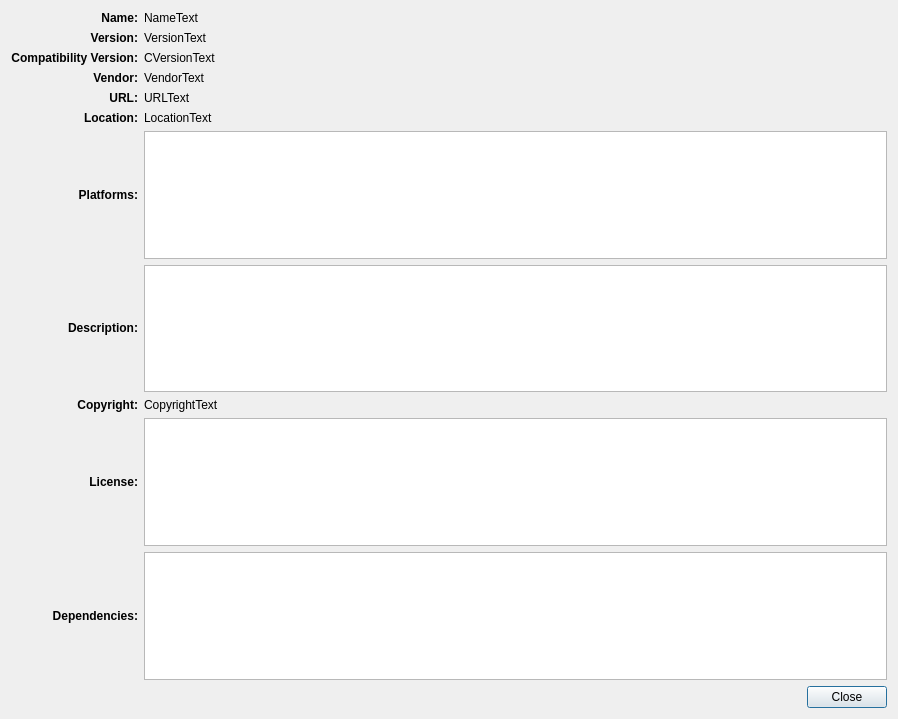
<?xml version="1.0" encoding="UTF-8"?>
<ui version="4.0">
 <class>PluginDetails</class>
 <widget class="QDialog" name="PluginDetails">
  <property name="geometry">
   <rect>
    <x>0</x>
    <y>0</y>
    <width>898</width>
    <height>719</height>
   </rect>
  </property>
  <property name="minimumSize">
   <size>
    <width>707</width>
    <height>565</height>
   </size>
  </property>
  <property name="windowTitle">
   <string>Dialog</string>
  </property>
  <layout class="QGridLayout" name="gridLayout">
   <item row="0" column="2">
    <widget class="QLabel" name="nameLabel">
     <property name="text">
      <string>NameText</string>
     </property>
    </widget>
   </item>
   <item row="8" column="0">
    <widget class="QLabel" name="copyrightHeader">
     <property name="text">
      <string>&lt;html&gt;&lt;head/&gt;&lt;body&gt;&lt;p&gt;&lt;span style=&quot; font-weight:600;&quot;&gt;Copyright:&lt;/span&gt;&lt;/p&gt;&lt;/body&gt;&lt;/html&gt;</string>
     </property>
     <property name="alignment">
      <set>Qt::AlignRight|Qt::AlignTrailing|Qt::AlignVCenter</set>
     </property>
    </widget>
   </item>
   <item row="0" column="0">
    <widget class="QLabel" name="nameHeader">
     <property name="layoutDirection">
      <enum>Qt::LeftToRight</enum>
     </property>
     <property name="text">
      <string>&lt;html&gt;&lt;head/&gt;&lt;body&gt;&lt;p&gt;&lt;span style=&quot; font-weight:600;&quot;&gt;Name:&lt;/span&gt;&lt;/p&gt;&lt;/body&gt;&lt;/html&gt;</string>
     </property>
     <property name="alignment">
      <set>Qt::AlignRight|Qt::AlignTrailing|Qt::AlignVCenter</set>
     </property>
    </widget>
   </item>
   <item row="7" column="2">
    <widget class="QTextEdit" name="descriptionTextEdit">
     <property name="readOnly">
      <bool>true</bool>
     </property>
    </widget>
   </item>
   <item row="9" column="2">
    <widget class="QTextEdit" name="licenseTextEdit">
     <property name="readOnly">
      <bool>true</bool>
     </property>
    </widget>
   </item>
   <item row="11" column="0">
    <widget class="QLabel" name="dependenciesHeader">
     <property name="text">
      <string>&lt;html&gt;&lt;head/&gt;&lt;body&gt;&lt;p&gt;&lt;span style=&quot; font-weight:600;&quot;&gt;Dependencies:&lt;/span&gt;&lt;/p&gt;&lt;/body&gt;&lt;/html&gt;</string>
     </property>
     <property name="alignment">
      <set>Qt::AlignRight|Qt::AlignTrailing|Qt::AlignVCenter</set>
     </property>
    </widget>
   </item>
   <item row="6" column="0">
    <widget class="QLabel" name="platformsHeader">
     <property name="text">
      <string>&lt;html&gt;&lt;head/&gt;&lt;body&gt;&lt;p&gt;&lt;span style=&quot; font-weight:600;&quot;&gt;Platforms:&lt;/span&gt;&lt;/p&gt;&lt;/body&gt;&lt;/html&gt;</string>
     </property>
     <property name="alignment">
      <set>Qt::AlignRight|Qt::AlignTrailing|Qt::AlignVCenter</set>
     </property>
    </widget>
   </item>
   <item row="4" column="0">
    <widget class="QLabel" name="urlHeader">
     <property name="text">
      <string>&lt;html&gt;&lt;head/&gt;&lt;body&gt;&lt;p&gt;&lt;span style=&quot; font-weight:600;&quot;&gt;URL:&lt;/span&gt;&lt;/p&gt;&lt;/body&gt;&lt;/html&gt;</string>
     </property>
     <property name="alignment">
      <set>Qt::AlignRight|Qt::AlignTrailing|Qt::AlignVCenter</set>
     </property>
    </widget>
   </item>
   <item row="9" column="0">
    <widget class="QLabel" name="licenseHeader">
     <property name="text">
      <string>&lt;html&gt;&lt;head/&gt;&lt;body&gt;&lt;p&gt;&lt;span style=&quot; font-weight:600;&quot;&gt;License:&lt;/span&gt;&lt;/p&gt;&lt;/body&gt;&lt;/html&gt;</string>
     </property>
     <property name="alignment">
      <set>Qt::AlignRight|Qt::AlignTrailing|Qt::AlignVCenter</set>
     </property>
    </widget>
   </item>
   <item row="3" column="0">
    <widget class="QLabel" name="vendorHeader">
     <property name="text">
      <string>&lt;html&gt;&lt;head/&gt;&lt;body&gt;&lt;p&gt;&lt;span style=&quot; font-weight:600;&quot;&gt;Vendor:&lt;/span&gt;&lt;/p&gt;&lt;/body&gt;&lt;/html&gt;</string>
     </property>
     <property name="alignment">
      <set>Qt::AlignRight|Qt::AlignTrailing|Qt::AlignVCenter</set>
     </property>
    </widget>
   </item>
   <item row="7" column="0">
    <widget class="QLabel" name="descriptionHeader">
     <property name="text">
      <string>&lt;html&gt;&lt;head/&gt;&lt;body&gt;&lt;p&gt;&lt;span style=&quot; font-weight:600;&quot;&gt;Description:&lt;/span&gt;&lt;/p&gt;&lt;/body&gt;&lt;/html&gt;</string>
     </property>
     <property name="alignment">
      <set>Qt::AlignRight|Qt::AlignTrailing|Qt::AlignVCenter</set>
     </property>
    </widget>
   </item>
   <item row="5" column="0">
    <widget class="QLabel" name="locationHeader">
     <property name="text">
      <string>&lt;html&gt;&lt;head/&gt;&lt;body&gt;&lt;p&gt;&lt;span style=&quot; font-weight:600;&quot;&gt;Location:&lt;/span&gt;&lt;/p&gt;&lt;/body&gt;&lt;/html&gt;</string>
     </property>
     <property name="alignment">
      <set>Qt::AlignRight|Qt::AlignTrailing|Qt::AlignVCenter</set>
     </property>
    </widget>
   </item>
   <item row="2" column="0">
    <widget class="QLabel" name="cVersionHeader">
     <property name="text">
      <string>&lt;html&gt;&lt;head/&gt;&lt;body&gt;&lt;p&gt;&lt;span style=&quot; font-weight:600;&quot;&gt;Compatibility Version:&lt;/span&gt;&lt;/p&gt;&lt;/body&gt;&lt;/html&gt;</string>
     </property>
     <property name="alignment">
      <set>Qt::AlignRight|Qt::AlignTrailing|Qt::AlignVCenter</set>
     </property>
    </widget>
   </item>
   <item row="2" column="2">
    <widget class="QLabel" name="cVersionLabel">
     <property name="text">
      <string>CVersionText</string>
     </property>
    </widget>
   </item>
   <item row="3" column="2">
    <widget class="QLabel" name="vendorLabel">
     <property name="text">
      <string>VendorText</string>
     </property>
    </widget>
   </item>
   <item row="1" column="2">
    <widget class="QLabel" name="versionLabel">
     <property name="text">
      <string>VersionText</string>
     </property>
    </widget>
   </item>
   <item row="6" column="2">
    <widget class="QListWidget" name="platformsListWidget">
     <property name="editTriggers">
      <set>QAbstractItemView::NoEditTriggers</set>
     </property>
     <property name="selectionMode">
      <enum>QAbstractItemView::NoSelection</enum>
     </property>
    </widget>
   </item>
   <item row="1" column="0">
    <widget class="QLabel" name="versionHeader">
     <property name="text">
      <string>&lt;html&gt;&lt;head/&gt;&lt;body&gt;&lt;p&gt;&lt;span style=&quot; font-weight:600;&quot;&gt;Version:&lt;/span&gt;&lt;/p&gt;&lt;/body&gt;&lt;/html&gt;</string>
     </property>
     <property name="alignment">
      <set>Qt::AlignRight|Qt::AlignTrailing|Qt::AlignVCenter</set>
     </property>
    </widget>
   </item>
   <item row="5" column="2">
    <widget class="QLabel" name="locationLabel">
     <property name="text">
      <string>LocationText</string>
     </property>
    </widget>
   </item>
   <item row="4" column="2">
    <widget class="QLabel" name="urlLabel">
     <property name="text">
      <string>URLText</string>
     </property>
    </widget>
   </item>
   <item row="11" column="2">
    <widget class="QListWidget" name="dependenciesListWidget">
     <property name="editTriggers">
      <set>QAbstractItemView::NoEditTriggers</set>
     </property>
     <property name="selectionMode">
      <enum>QAbstractItemView::NoSelection</enum>
     </property>
    </widget>
   </item>
   <item row="8" column="2">
    <widget class="QLabel" name="copyrightLabel">
     <property name="text">
      <string>CopyrightText</string>
     </property>
    </widget>
   </item>
   <item row="12" column="2">
    <layout class="QGridLayout" name="gridLayout_2">
     <property name="bottomMargin">
      <number>0</number>
     </property>
     <item row="0" column="0">
      <spacer name="horizontalSpacer">
       <property name="orientation">
        <enum>Qt::Horizontal</enum>
       </property>
       <property name="sizeHint" stdset="0">
        <size>
         <width>40</width>
         <height>20</height>
        </size>
       </property>
      </spacer>
     </item>
     <item row="0" column="1">
      <widget class="QPushButton" name="closeBtn">
       <property name="text">
        <string>Close</string>
       </property>
       <property name="default">
        <bool>true</bool>
       </property>
      </widget>
     </item>
    </layout>
   </item>
  </layout>
 </widget>
 <resources/>
 <connections/>
</ui>
